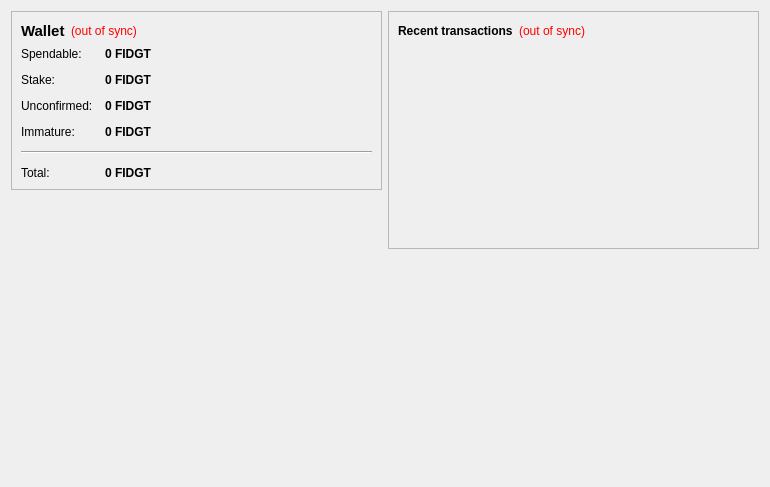
<?xml version="1.0" encoding="UTF-8"?>
<ui version="4.0">
 <class>OverviewPage</class>
 <widget class="QWidget" name="OverviewPage">
  <property name="geometry">
   <rect>
    <x>0</x>
    <y>0</y>
    <width>770</width>
    <height>487</height>
   </rect>
  </property>
  <property name="windowTitle">
   <string>Form</string>
  </property>
  <layout class="QHBoxLayout" name="horizontalLayout" stretch="1,1">
   <item>
    <layout class="QVBoxLayout" name="verticalLayout_2">
     <item>
      <widget class="QFrame" name="frame">
       <property name="frameShape">
        <enum>QFrame::StyledPanel</enum>
       </property>
       <property name="frameShadow">
        <enum>QFrame::Raised</enum>
       </property>
       <layout class="QVBoxLayout" name="verticalLayout_4">
        <item>
         <layout class="QHBoxLayout" name="horizontalLayout_4">
          <item>
           <widget class="QLabel" name="label_5">
            <property name="font">
             <font>
              <pointsize>11</pointsize>
              <weight>75</weight>
              <bold>true</bold>
             </font>
            </property>
            <property name="text">
             <string>Wallet</string>
            </property>
           </widget>
          </item>
          <item>
           <widget class="QLabel" name="labelWalletStatus">
            <property name="toolTip">
             <string>The displayed information may be out of date. Your wallet automatically synchronizes with the FidgetCoin network after a connection is established, but this process has not completed yet.</string>
            </property>
            <property name="styleSheet">
             <string notr="true">QLabel { color: red; }</string>
            </property>
            <property name="text">
             <string notr="true">(out of sync)</string>
            </property>
            <property name="alignment">
             <set>Qt::AlignLeading|Qt::AlignLeft|Qt::AlignVCenter</set>
            </property>
           </widget>
          </item>
          <item>
           <spacer name="horizontalSpacer_2">
            <property name="orientation">
             <enum>Qt::Horizontal</enum>
            </property>
            <property name="sizeHint" stdset="0">
             <size>
              <width>40</width>
              <height>20</height>
             </size>
            </property>
           </spacer>
          </item>
         </layout>
        </item>
        <item>
         <layout class="QFormLayout" name="formLayout_2">
          <property name="fieldGrowthPolicy">
           <enum>QFormLayout::AllNonFixedFieldsGrow</enum>
          </property>
          <property name="horizontalSpacing">
           <number>12</number>
          </property>
          <property name="verticalSpacing">
           <number>12</number>
          </property>
          <item row="0" column="0">
           <widget class="QLabel" name="label">
            <property name="text">
             <string>Spendable:</string>
            </property>
           </widget>
          </item>
          <item row="0" column="1">
           <widget class="QLabel" name="labelBalance">
            <property name="font">
             <font>
              <weight>75</weight>
              <bold>true</bold>
             </font>
            </property>
            <property name="cursor">
             <cursorShape>IBeamCursor</cursorShape>
            </property>
            <property name="toolTip">
             <string>Your current spendable balance</string>
            </property>
            <property name="text">
             <string notr="true">0 FIDGT</string>
            </property>
            <property name="textInteractionFlags">
             <set>Qt::LinksAccessibleByMouse|Qt::TextSelectableByKeyboard|Qt::TextSelectableByMouse</set>
            </property>
           </widget>
          </item>
          <item row="1" column="0">
           <widget class="QLabel" name="label_6">
            <property name="text">
             <string>Stake:</string>
            </property>
           </widget>
          </item>
          <item row="1" column="1">
           <widget class="QLabel" name="labelStake">
            <property name="font">
             <font>
              <weight>75</weight>
              <bold>true</bold>
             </font>
            </property>
            <property name="cursor">
             <cursorShape>IBeamCursor</cursorShape>
            </property>
            <property name="toolTip">
             <string>Total of coins that was staked, and do not yet count toward the current balance</string>
            </property>
            <property name="text">
             <string notr="true">0 FIDGT</string>
            </property>
            <property name="textInteractionFlags">
             <set>Qt::LinksAccessibleByMouse|Qt::TextSelectableByKeyboard|Qt::TextSelectableByMouse</set>
            </property>
           </widget>
          </item>
          <item row="2" column="0">
           <widget class="QLabel" name="label_3">
            <property name="text">
             <string>Unconfirmed:</string>
            </property>
           </widget>
          </item>
          <item row="2" column="1">
           <widget class="QLabel" name="labelUnconfirmed">
            <property name="font">
             <font>
              <weight>75</weight>
              <bold>true</bold>
             </font>
            </property>
            <property name="cursor">
             <cursorShape>IBeamCursor</cursorShape>
            </property>
            <property name="toolTip">
             <string>Total of transactions that have yet to be confirmed, and do not yet count toward the current balance</string>
            </property>
            <property name="text">
             <string notr="true">0 FIDGT</string>
            </property>
            <property name="textInteractionFlags">
             <set>Qt::LinksAccessibleByMouse|Qt::TextSelectableByKeyboard|Qt::TextSelectableByMouse</set>
            </property>
           </widget>
          </item>
          <item row="3" column="0">
           <widget class="QLabel" name="labelImmatureText">
            <property name="text">
             <string>Immature:</string>
            </property>
           </widget>
          </item>
          <item row="3" column="1">
           <widget class="QLabel" name="labelImmature">
            <property name="font">
             <font>
              <weight>75</weight>
              <bold>true</bold>
             </font>
            </property>
            <property name="toolTip">
             <string>Mined balance that has not yet matured</string>
            </property>
            <property name="text">
             <string notr="true">0 FIDGT</string>
            </property>
            <property name="textInteractionFlags">
             <set>Qt::LinksAccessibleByMouse|Qt::TextSelectableByKeyboard|Qt::TextSelectableByMouse</set>
            </property>
           </widget>
          </item>
          <item row="4" column="0" colspan="2">
           <widget class="Line" name="line">
            <property name="orientation">
             <enum>Qt::Horizontal</enum>
            </property>
           </widget>
          </item>
          <item row="5" column="0">
           <widget class="QLabel" name="labelTotalText">
            <property name="text">
             <string>Total:</string>
            </property>
           </widget>
          </item>
          <item row="5" column="1">
           <widget class="QLabel" name="labelTotal">
            <property name="font">
             <font>
              <weight>75</weight>
              <bold>true</bold>
             </font>
            </property>
            <property name="cursor">
             <cursorShape>IBeamCursor</cursorShape>
            </property>
            <property name="toolTip">
             <string>Your current total balance</string>
            </property>
            <property name="text">
             <string notr="true">0 FIDGT</string>
            </property>
            <property name="textInteractionFlags">
             <set>Qt::LinksAccessibleByMouse|Qt::TextSelectableByKeyboard|Qt::TextSelectableByMouse</set>
            </property>
           </widget>
          </item>
         </layout>
        </item>
       </layout>
      </widget>
     </item>
     <item>
      <spacer name="verticalSpacer">
       <property name="orientation">
        <enum>Qt::Vertical</enum>
       </property>
       <property name="sizeHint" stdset="0">
        <size>
         <width>20</width>
         <height>40</height>
        </size>
       </property>
      </spacer>
     </item>
     <item>
      <widget class="QLabel" name="label_2">
       <property name="autoFillBackground">
        <bool>true</bool>
       </property>
       <property name="text">
        <string/>
       </property>
       <property name="pixmap">
        <pixmap>:/icons/drmbg</pixmap>
       </property>
       <property name="scaledContents">
        <bool>false</bool>
       </property>
       <property name="margin">
        <number>0</number>
       </property>
      </widget>
     </item>
    </layout>
   </item>
   <item>
    <layout class="QVBoxLayout" name="verticalLayout_3">
     <item>
      <widget class="QFrame" name="frame_2">
       <property name="frameShape">
        <enum>QFrame::StyledPanel</enum>
       </property>
       <property name="frameShadow">
        <enum>QFrame::Raised</enum>
       </property>
       <layout class="QVBoxLayout" name="verticalLayout">
        <item>
         <layout class="QHBoxLayout" name="horizontalLayout_2">
          <item>
           <widget class="QLabel" name="label_4">
            <property name="text">
             <string>&lt;b&gt;Recent transactions&lt;/b&gt;</string>
            </property>
           </widget>
          </item>
          <item>
           <widget class="QLabel" name="labelTransactionsStatus">
            <property name="toolTip">
             <string>The displayed information may be out of date. Your wallet automatically synchronizes with the FidgetCoin network after a connection is established, but this process has not completed yet.</string>
            </property>
            <property name="styleSheet">
             <string notr="true">QLabel { color: red; }</string>
            </property>
            <property name="text">
             <string notr="true">(out of sync)</string>
            </property>
            <property name="alignment">
             <set>Qt::AlignRight|Qt::AlignTrailing|Qt::AlignVCenter</set>
            </property>
           </widget>
          </item>
          <item>
           <spacer name="horizontalSpacer">
            <property name="orientation">
             <enum>Qt::Horizontal</enum>
            </property>
            <property name="sizeHint" stdset="0">
             <size>
              <width>40</width>
              <height>20</height>
             </size>
            </property>
           </spacer>
          </item>
         </layout>
        </item>
        <item>
         <widget class="QListView" name="listTransactions">
          <property name="styleSheet">
           <string notr="true">QListView { background: transparent; }</string>
          </property>
          <property name="frameShape">
           <enum>QFrame::NoFrame</enum>
          </property>
          <property name="verticalScrollBarPolicy">
           <enum>Qt::ScrollBarAlwaysOff</enum>
          </property>
          <property name="horizontalScrollBarPolicy">
           <enum>Qt::ScrollBarAlwaysOff</enum>
          </property>
          <property name="selectionMode">
           <enum>QAbstractItemView::NoSelection</enum>
          </property>
         </widget>
        </item>
       </layout>
      </widget>
     </item>
     <item>
      <spacer name="verticalSpacer_2">
       <property name="orientation">
        <enum>Qt::Vertical</enum>
       </property>
       <property name="sizeHint" stdset="0">
        <size>
         <width>20</width>
         <height>40</height>
        </size>
       </property>
      </spacer>
     </item>
    </layout>
   </item>
  </layout>
 </widget>
 <resources>
  <include location="../bitcoin.qrc"/>
 </resources>
 <connections/>
</ui>
